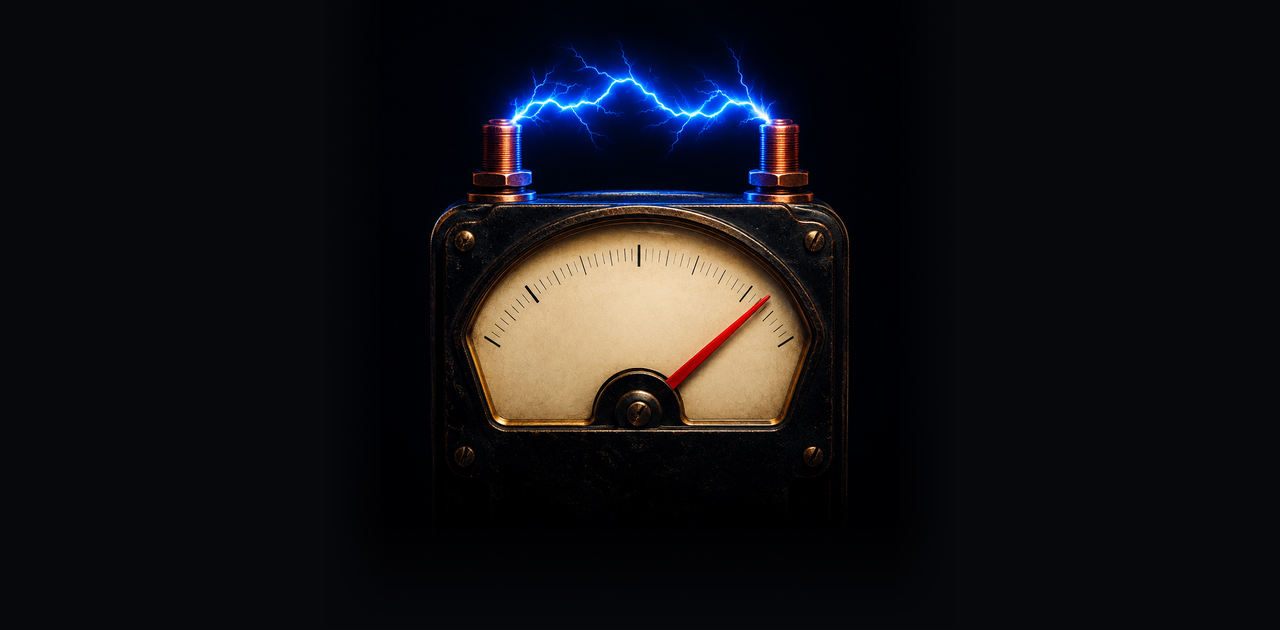
#> input picture plugins/voltage/design/art/faceplate-bg-1280x630.png, 1280 x 630 px
$ python make_art.py
#> lines starting #> are read from the running program, lines starting #| are printed output that depends on the picture; after the words box and inside, x2 and y2 are one past the last pixel; in counts of white or black regions, pixels touching at a corner belong together
#!/usr/bin/env python3
"""Regenerates every image in mpc/images for the Voltage MPC skin (run from anywhere).

Layers on top of the faceplate (page y = faceplate y + 86):
  bg.png      the hero art with its baked lightning dimmed and its baked needle painted out
  act.png     64 frames 340x120: the lightning between the terminals. frame = xor step * 8 + level step
  needle.png  64 frames 250x150: the red needle, driven by the level step (xor step ignored)
  xor.png fb.png filt.png det.png  33 frames 110x110 each, one per knob
"""
import math
import random
from pathlib import Path

import cv2
import numpy as np
from PIL import Image, ImageDraw, ImageFilter

HERE = Path(__file__).resolve().parent
OUT = HERE / "images"
SRC = HERE.parent / "design" / "art" / "faceplate-bg-1280x630.png"
OUT.mkdir(exist_ok=True)

BLUE, BLUE_HI = (105, 142, 255), (190, 208, 255)
GREEN, WHITE, ORANGE = (0, 237, 149), (233, 236, 232), (255, 154, 58)
PIVOT = (639.0, 415.0)  # needle pivot on the faceplate
SS = 3  # supersample


def save_strip(name, frames):
    w, h = frames[0].size
    strip = Image.new("RGBA", (w, h * len(frames)), (0, 0, 0, 0))
    for i, f in enumerate(frames):
        strip.paste(f, (0, i * h))
    strip.save(OUT / name, optimize=True)
    return strip.size


def finish(big, size):
    return big.resize(size, Image.LANCZOS)


# ---------------------------------------------------------------- background
def make_bg():
    im = np.array(Image.open(SRC).convert("RGB"))
    h, w = im.shape[:2]
    yy, xx = np.mgrid[0:h, 0:w]
    # erase the baked needle (pivot to tip is about 180 px long): inpaint a band along it
    dx, dy = 769 - PIVOT[0], 296 - PIVOT[1]
    L = math.hypot(dx, dy)
    ux, uy = dx / L, dy / L
    t = (xx - PIVOT[0]) * ux + (yy - PIVOT[1]) * uy
    d = (xx - PIVOT[0]) * uy - (yy - PIVOT[1]) * ux  # signed distance to the needle line
    k = np.clip((t - 40) / 140.0, 0, 1)
    half_up = 9.5 - 3.5 * k      # upper-left side of the needle
    half_dn = 13.0 - 4.0 * k      # lower-right side, where the baked shadow lies
    band = ((np.where(d < 0, -d < half_up, d < half_dn)) & (t > 40) & (t < 180)).astype(np.float32)
    fimg = im.astype(np.float32)
    lum = fimg.mean(axis=2)
    # paper only: not the needle band, not its red edge, not dark ticks or housing
    wgt = ((cv2.dilate(band, np.ones((5, 5), np.uint8)) == 0) & (lum > 150)
           & ~((fimg[..., 0] > fimg[..., 1] + 40))).astype(np.float32)
    near = (np.abs(d) < 40) & (t > 20) & (t < 205)
    wgt *= near
    num = cv2.GaussianBlur(fimg * wgt[..., None], (0, 0), 10)
    den = cv2.GaussianBlur(wgt, (0, 0), 10)[..., None]
    fill = num / np.maximum(den, 1e-4)
    grain = np.random.RandomState(3).normal(0, 3.0, (h, w, 1))
    soft = cv2.GaussianBlur(band, (0, 0), 2.2)[..., None]
    im = np.clip(fimg * (1 - soft) + (fill + grain) * soft, 0, 255).astype(np.uint8)
    # dim the baked lightning above the housing so the animated bolt is the only one
    f = im.astype(np.float32)
    box = ((xx > 470) & (xx < 815) & (yy > 15) & (yy < 196)).astype(np.float32)
    for x0, x1 in ((476, 530), (750, 808)):  # keep the two copper terminals
        box[(xx >= x0) & (xx <= x1) & (yy >= 123)] = 0
    box = cv2.GaussianBlur(box, (0, 0), 3.0)
    f *= (1 - 0.9 * box)[..., None]
    Image.fromarray(np.clip(f, 0, 255).astype(np.uint8)).save(OUT / "bg.png", optimize=True)


# ---------------------------------------------------------------- lightning
AW, AH = 340, 120
AX0, AY0 = 470, 30  # frame origin on the faceplate
A_PT, B_PT = (517 - AX0, 122 - AY0), (767 - AX0, 121 - AY0)


def bolt(rnd, a, b, amp, depth=7):
    pts = [a, b]
    for _ in range(depth):
        nxt = [pts[0]]
        for p, q in zip(pts, pts[1:]):
            mx, my = (p[0] + q[0]) / 2, (p[1] + q[1]) / 2
            seg = math.hypot(q[0] - p[0], q[1] - p[1])
            nx, ny = -(q[1] - p[1]) / (seg or 1), (q[0] - p[0]) / (seg or 1)
            o = rnd.uniform(-1, 1) * amp * seg * 0.5
            nxt += [(mx + nx * o, my + ny * o), q]
        pts = nxt
    return pts


def lightning_frame(ks, ls):
    img = Image.new("RGBA", (AW * SS, AH * SS), (0, 0, 0, 0))
    if ls == 0:
        return finish(img, (AW, AH))
    lv = ls / 7.0
    rnd = random.Random(ks * 97 + ls * 13 + 5)
    glow = Image.new("RGBA", img.size, (0, 0, 0, 0))
    core = Image.new("RGBA", img.size, (0, 0, 0, 0))
    gd, cd = ImageDraw.Draw(glow), ImageDraw.Draw(core)
    amp = 0.35 + 0.35 * lv
    main = bolt(rnd, A_PT, B_PT, amp, 6)
    paths = [(main, 1.0)]
    for _ in range(1 + ks):  # more branches as XOR goes up
        i = rnd.randrange(len(main) // 6, len(main) - len(main) // 6)
        s = main[i]
        e = (s[0] + rnd.uniform(-45, 45), s[1] + rnd.uniform(-55, -8))
        paths.append((bolt(rnd, s, e, 0.6, 4), 0.55))
    ga = int(255 * (0.18 + 0.55 * lv))
    ca = int(255 * (0.35 + 0.65 * lv))
    for pts, wgt in paths:
        sp = [(x * SS, y * SS) for x, y in pts]
        gd.line(sp, fill=BLUE + (int(ga * wgt),), width=int((4 + 6 * lv) * SS * wgt), joint="curve")
        cd.line(sp, fill=BLUE_HI + (int(ca * wgt),), width=max(1, int((1.0 + 1.6 * lv) * SS * wgt)), joint="curve")
    glow = glow.filter(ImageFilter.GaussianBlur(5 * SS))
    glow2 = glow.filter(ImageFilter.GaussianBlur(2 * SS))
    img = Image.alpha_composite(img, glow)
    img = Image.alpha_composite(img, glow2)
    img = Image.alpha_composite(img, core)
    return finish(img, (AW, AH))


# ---------------------------------------------------------------- needle
NW, NH = 250, 150
NX0, NY0 = 639 - NW // 2, 235  # frame origin on the faceplate
RED = (214, 32, 26)


def needle_frame(ls):
    lv = ls / 7.0
    ang = math.radians(-42 + 84 * lv)  # from vertical, left of zero is negative
    px, py = (PIVOT[0] - NX0) * SS, (PIVOT[1] - NY0) * SS
    ux, uy = math.sin(ang), -math.cos(ang)
    nx, ny = -uy, ux
    r0, r1 = 46 * SS, 176 * SS
    w0, w1 = 4.2 * SS, 1.0 * SS
    poly = [
        (px + ux * r0 + nx * w0, py + uy * r0 + ny * w0),
        (px + ux * r1 + nx * w1, py + uy * r1 + ny * w1),
        (px + ux * r1 - nx * w1, py + uy * r1 - ny * w1),
        (px + ux * r0 - nx * w0, py + uy * r0 - ny * w0),
    ]
    size = (NW * SS, NH * SS)
    sh = Image.new("RGBA", size, (0, 0, 0, 0))
    ImageDraw.Draw(sh).polygon([(x + 5 * SS, y + 6 * SS) for x, y in poly], fill=(20, 10, 0, 110))
    sh = sh.filter(ImageFilter.GaussianBlur(3 * SS))
    img = Image.alpha_composite(Image.new("RGBA", size, (0, 0, 0, 0)), sh)
    nd = Image.new("RGBA", size, (0, 0, 0, 0))
    d = ImageDraw.Draw(nd)
    d.polygon(poly, fill=RED + (255,))
    d.line([(px + ux * r0 + nx * w0 * 0.4, py + uy * r0 + ny * w0 * 0.4),
            (px + ux * r1, py + uy * r1)], fill=(255, 96, 80, 200), width=max(1, SS))
    img = Image.alpha_composite(img, nd)
    return finish(img, (NW, NH))


# ---------------------------------------------------------------- knob elements
S = 110


def canvas():
    return Image.new("RGBA", (S * SS, S * SS), (0, 0, 0, 0))


def glowline(img, pts, col, width, ga=0.45):
    g = Image.new("RGBA", img.size, (0, 0, 0, 0))
    ImageDraw.Draw(g).line([(x * SS, y * SS) for x, y in pts], fill=col + (int(255 * ga),), width=int(width * 3 * SS), joint="curve")
    g = g.filter(ImageFilter.GaussianBlur(3 * SS))
    img = Image.alpha_composite(img, g)
    c = Image.new("RGBA", img.size, (0, 0, 0, 0))
    ImageDraw.Draw(c).line([(x * SS, y * SS) for x, y in pts], fill=col + (255,), width=max(1, int(width * SS)), joint="curve")
    return Image.alpha_composite(img, c)


def dot(img, x, y, r, col, a=255):
    d = Image.new("RGBA", img.size, (0, 0, 0, 0))
    ImageDraw.Draw(d).ellipse([(x - r) * SS, (y - r) * SS, (x + r) * SS, (y + r) * SS], fill=col + (a,))
    return Image.alpha_composite(img, d)


def ring(img, x, y, r, col, a, width=1.4):
    d = Image.new("RGBA", img.size, (0, 0, 0, 0))
    ImageDraw.Draw(d).ellipse([(x - r) * SS, (y - r) * SS, (x + r) * SS, (y + r) * SS], outline=col + (int(a),), width=max(1, int(width * SS)))
    return Image.alpha_composite(img, d)


def xor_frame(v):
    # a rectified sine morphing into an XOR of two square-ish gates (blue = XOR knob)
    img = canvas()
    pts = []
    for i in range(101):
        t = i / 100.0
        x = 5 + 100 * t
        a = abs(math.sin(2 * math.pi * 1.5 * t))
        s1 = 1.0 if math.sin(2 * math.pi * 1.5 * t) > 0 else 0.0
        s2 = 1.0 if math.sin(2 * math.pi * 2.5 * t) > 0 else 0.0
        xr = 1.0 if s1 != s2 else 0.0
        y = 0.5 * a + 0.5 * a  # keep the sine amplitude
        val = (1 - v) * a + v * (0.35 * a + 0.65 * xr)
        pts.append((x, 78 - 46 * val))
    img = glowline(img, pts, BLUE, 1.7)
    img = glowline(img, [(5, 86), (105, 86)], (60, 70, 105), 1.0, 0.0)
    img = dot(img, 5 + 100 * v, 86, 3.0, BLUE_HI)
    return finish(img, (S, S))


def fb_frame(v):
    # a terminal that rings back into itself: echo rings grow in number and stay bright with feedback
    img = canvas()
    cx = cy = S / 2
    n = 1 + int(round(v * 3))
    for k in range(1, n + 1):
        a = 255 * (0.9 * (0.25 + 0.75 * v)) ** k + 30
        img = ring(img, cx, cy, 9 + 9 * k, GREEN, min(255, a * 0.8))
    img = dot(img, cx, cy, 8, GREEN)
    img = glowline(img, [(cx, cy - 5), (cx, cy + 5)], (7, 12, 10), 1.4, 0.0)
    img = glowline(img, [(cx - 5, cy), (cx + 5, cy)], (7, 12, 10), 1.4, 0.0)
    return finish(img, (S, S))


def filt_frame(v):
    # low-pass curve, the corner slides right as the cutoff opens
    img = canvas()
    cut = 28 + 62 * v
    pts = []
    for i in range(101):
        x = 5 + 100 * i / 100.0
        r = 1.0 / math.sqrt(1 + ((x - 5) / cut) ** 6)
        res = 0.12 * math.exp(-(((x - 5) - cut) / 6.0) ** 2)
        pts.append((x, 90 - 52 * (r + res)))
    img = glowline(img, pts, WHITE, 1.7, 0.30)
    img = glowline(img, [(5, 96), (105, 96)], (70, 74, 72), 1.0, 0.0)
    img = dot(img, 5 + cut, 96, 3.0, WHITE)
    return finish(img, (S, S))


def det_frame(v):
    # three voices on a pitch track, the outer two drift apart as detune rises
    img = canvas()
    cy = S / 2
    img = glowline(img, [(5, cy), (105, cy)], (70, 52, 36), 1.0, 0.0)
    off = 3 + 47 * v
    for sgn in (-1, 1):
        for k in range(1, 4):
            img = dot(img, 55 + sgn * off * k / 3, cy, 3.0, ORANGE, int(70 / k))
        img = dot(img, 55 + sgn * off, cy, 5.5, ORANGE)
    img = dot(img, 55, cy, 6.5, (255, 214, 170))
    return finish(img, (S, S))


def main():
    make_bg()
#> in make_bg, im is the input picture: shape (630, 1280, 3); mean R, G, B 19.1, 18.2, 21.6
#> in make_bg, `wgt = ((cv2.dilate(band, np.ones((5, 5), np.uint8)) == 0) & (lum > 150..`:
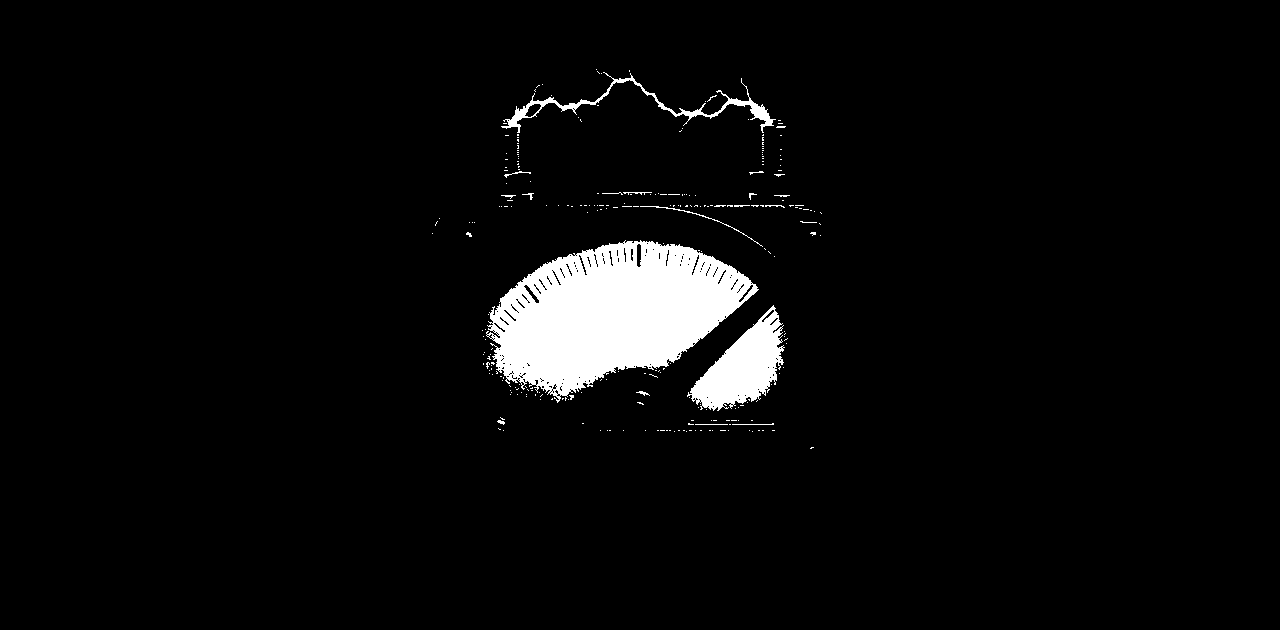
#> wgt: shape (630, 1280) float32; values 0 (black) and 1 (white), 4.3% white; 270 white regions (252 under 20 px), largest, box (x1, y1, x2, y2) and area: (486, 240, 759, 403) 26404, (687, 305, 785, 411) 4967, (501, 72, 776, 133) 1679
#> in make_bg, `wgt *= near`:
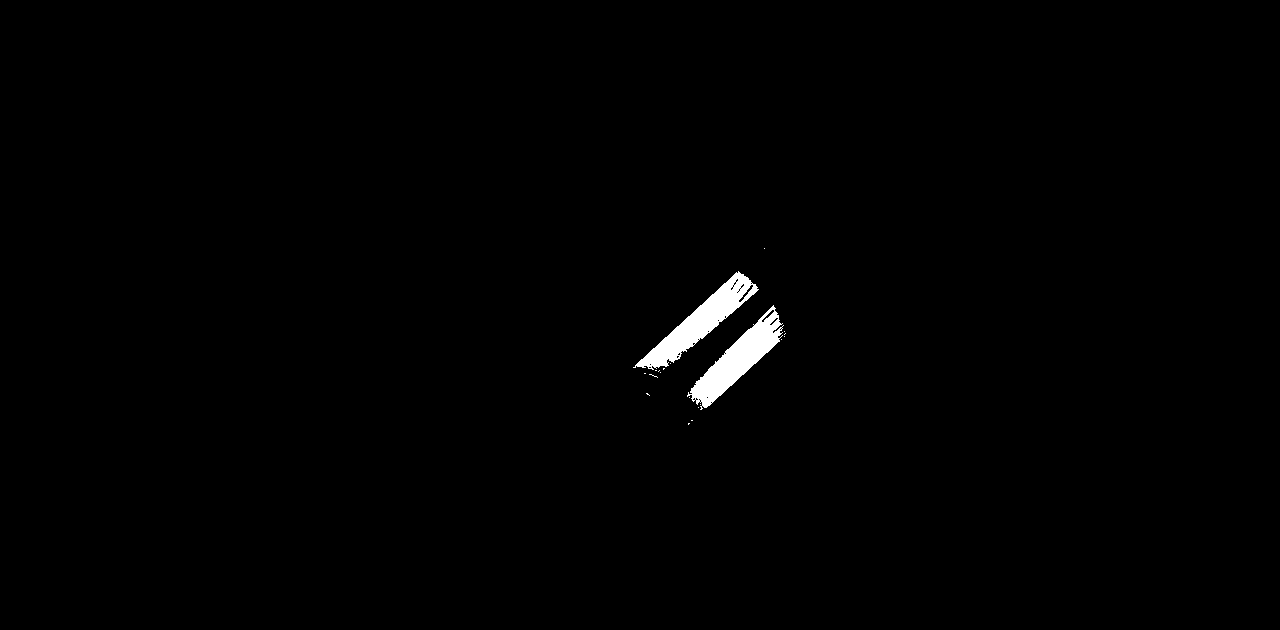
#> wgt: shape (630, 1280) float32; values 0 (black) and 1 (white), 0.8% white; 20 white regions (18 under 20 px), largest, box (x1, y1, x2, y2) and area: (633, 271, 759, 370) 3269, (687, 305, 784, 410) 3182
#> in make_bg, `f *= (1 - 0.9 * box)[..., None]`:
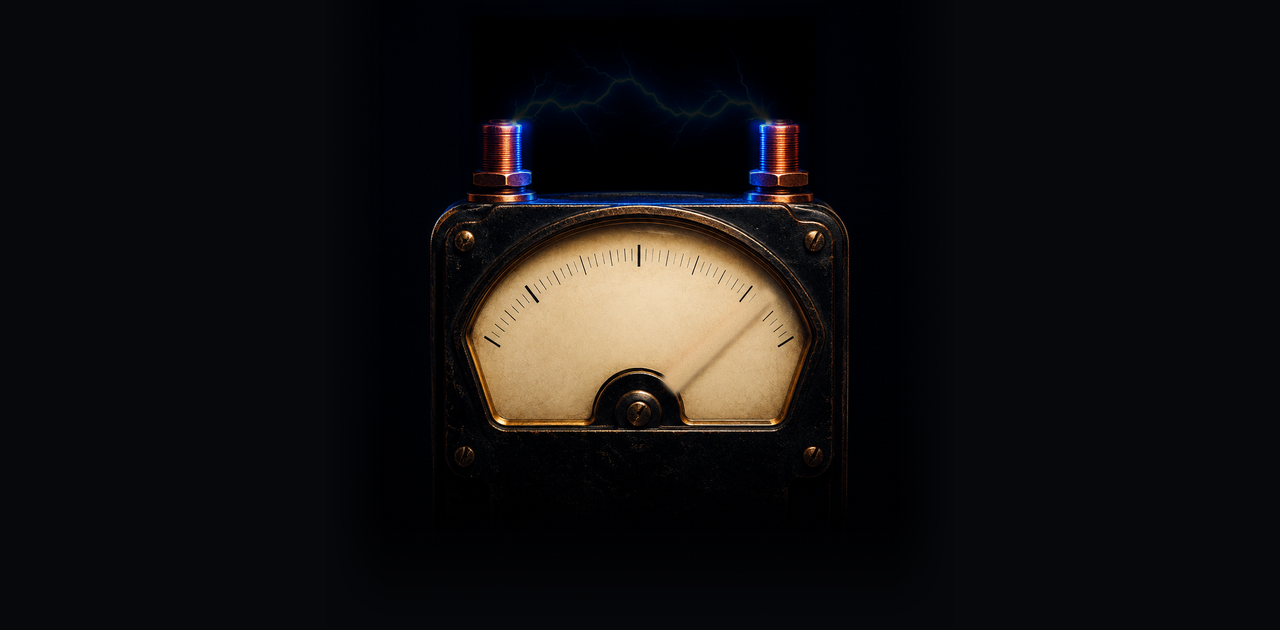
#> f: shape (630, 1280, 3) float32; mean R, G, B 18.9, 17.1, 17.8
    sizes = {}
    sizes["act.png"] = save_strip("act.png", [lightning_frame(f // 8, f % 8) for f in range(64)])
#> in lightning_frame (call 6), `img = Image.alpha_composite(img, glow2)`:
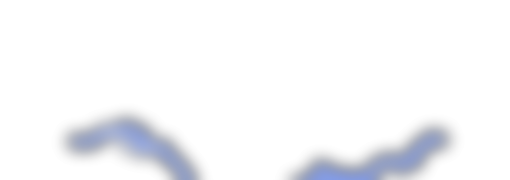
#> img: PIL image 1020x360 RGBA (shown at 1/2 size); mean R, G, B, A 4.7, 6.3, 11.3, 10.7; transparent parts drawn white
#> in lightning_frame (call 7), `glow = glow.filter(ImageFilter.GaussianBlur(5 * SS))`:
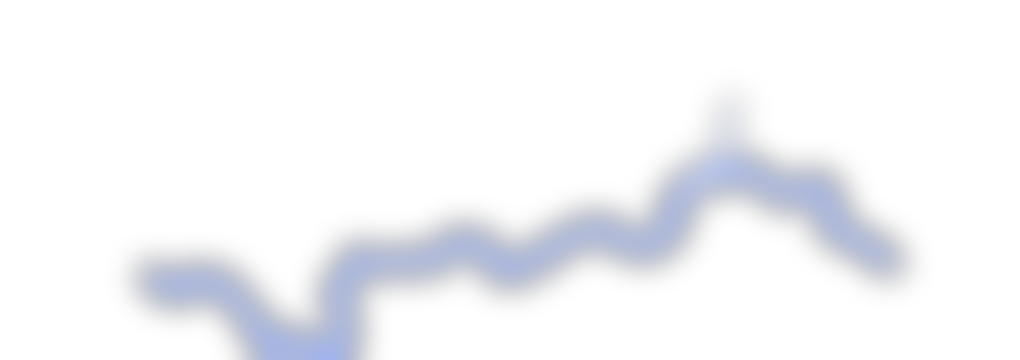
#> glow: PIL image 1020x360 RGBA; mean R, G, B, A 8.1, 11, 19.8, 12.6; transparent parts drawn white
#> in save_strip, `w, h = frames[0].size`: w = 340; h = 120
#> the loop in save_strip, `for i, f in enumerate(frames):` made 64 passes
    sizes["needle.png"] = save_strip("needle.png", [needle_frame(f % 8) for f in range(64)])
#> the loop in save_strip (call 2), `for i, f in enumerate(frames):` made 64 passes
    for name, fn in (("xor.png", xor_frame), ("fb.png", fb_frame), ("filt.png", filt_frame), ("det.png", det_frame)):
        sizes[name] = save_strip(name, [fn(i / 32.0) for i in range(33)])
    for k, v in sizes.items():
        print(k, v)


if __name__ == "__main__":
    main()
